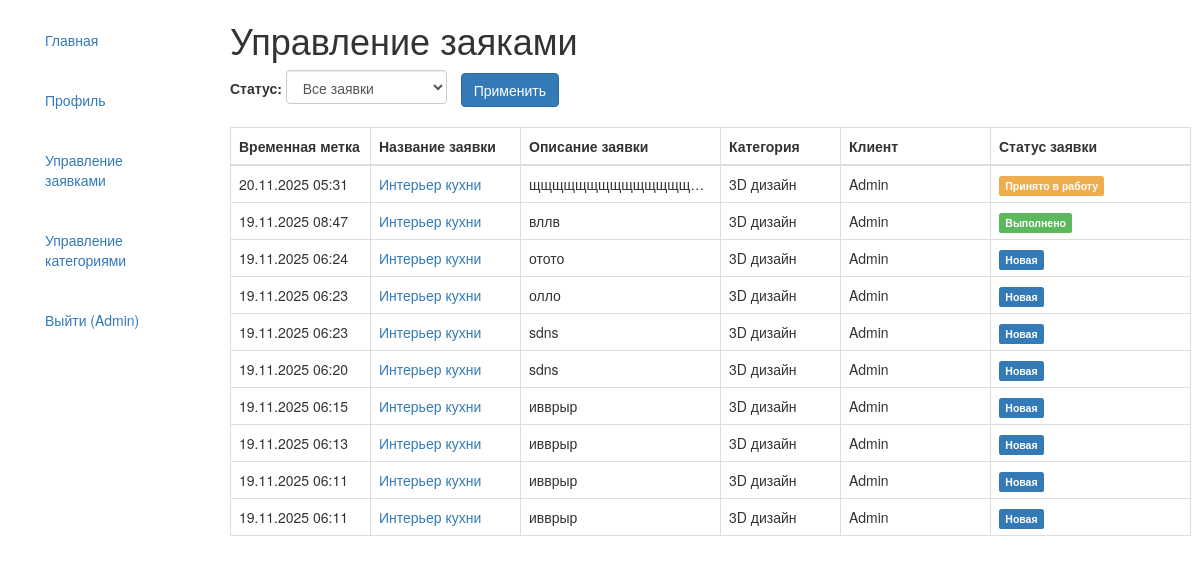
/management/applications/ (signed in), run on an earlier commit of the app's database.
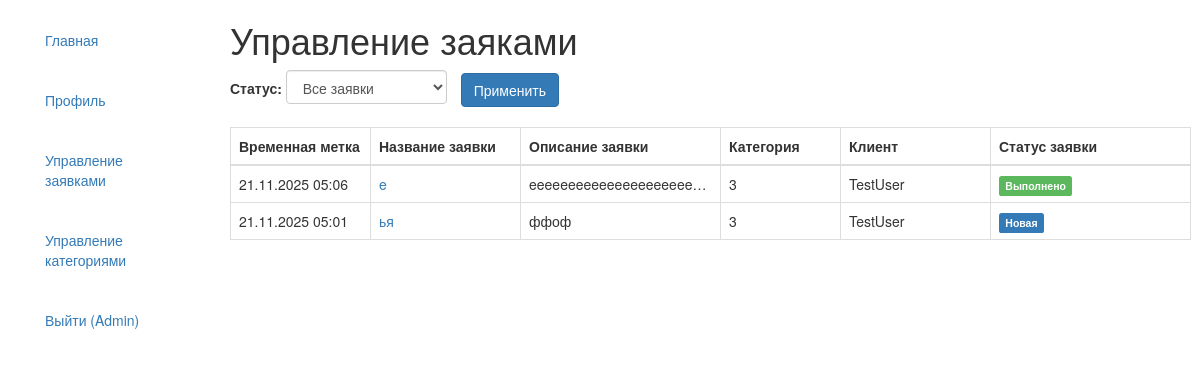
And on a later commit of the database.
### main/models.py (models this page shows, shortened)
class Application(models.Model):
    STATUS_CHOICES = [
        ('new', 'Новая'),
        ('in_progress', 'Принято в работу'),
        ('completed', 'Выполнено'),
    ]
    name = models.CharField(
        max_length=200,
        verbose_name='Название заявки'
    )
    description = models.TextField(
        verbose_name='Описание'
    )
    category = models.ForeignKey(
        Category,
        on_delete=models.PROTECT,
        verbose_name='Категория'
    )
    floor_plan = models.ImageField(
        upload_to='floor_plans/%Y/%m/%d/',
        verbose_name='План помещения',
        validators=[validate_image_file]
    )
    client = models.ForeignKey(
        User,
        on_delete=models.CASCADE,
        related_name='applications',
        verbose_name='Клиент'
    )
    status = models.CharField(
        max_length=20,
        choices=STATUS_CHOICES,
        default='new',
        verbose_name='Статус'
    )
    created_at = models.DateTimeField(
        auto_now_add=True,
        verbose_name='Дата создания'
    )
    comment = models.TextField(blank=True, null=True, verbose_name='Комментарий')
    design_image = models.ImageField(upload_to='designs/', blank=True, null=True, verbose_name='Изображение дизайна')
    class Meta:
            verbose_name = 'Заявка'
            verbose_name_plural = 'Заявки'
            ordering = ['-created_at']

class Category(models.Model):
    name = models.CharField(
        max_length=100,
        verbose_name='Название категории',
        unique=True
    )
    description = models.TextField(
        verbose_name='Описание категории',
        blank=True
    )
    class Meta:
            verbose_name = 'Категория'
            verbose_name_plural = 'Категории'
            ordering = ['name']

### main/views.py (the view)
# urls.py: path('management/applications/', views.admin_applications, name='admin_applications'),
@admin_required
def admin_applications(request):
    applications = Application.objects.all().order_by('-created_at')
    status_filter = request.GET.get('status')
    if status_filter:
        applications = applications.filter(status=status_filter)
    return render(request, 'main/admin_applications.html', {
        'applications': applications
    })

### main/views.py (called while the page is built)
def admin_required(function=None):
    actual_decorator = user_passes_test(
        lambda u: u.is_superuser,
        login_url='/'
    )
    if function:
        return actual_decorator(function)
    return actual_decorator

### main/templates/main/admin_applications.html (shortened to what this page needs)
{% extends "base_generic.html" %}
{% block content %}
<div class="container-fluid">
    <h1>Управление заяками</h1>
    <div style="margin-bottom: 20px;">
        <form method="get">
            <label>Статус: </label>
            <select name="status" class="form-control" style="display: inline-block; width: auto;">
                <option value="">Все заявки</option>
            </select>
            <button type="submit" class="btn btn-primary" style="margin-left: 10px;">Применить</button>
        </form>
    </div>
    {% if applications %}
    <table class="table table-bordered" style="width: 100%; table-layout: fixed;">
        <thead>
            <tr>
                <th style="width: 140px;">Временная метка</th>
                <th style="width: 150px;">Название заявки</th>
                <th style="width: 200px;">Описание заявки</th>
                <th style="width: 120px;">Категория</th>
                <th style="width: 150px;">Клиент</th>
                <th style="width: 200px;">Статус заявки</th>
            </tr>
        </thead>
        <tbody>
            {% for application in applications %}
            <tr>
                <td>{{ application.created_at|date:"d.m.Y H:i" }}</td>
                <td>
                    <a href="{% url 'main:application_detail' application.id %}" class="text-decoration-none">
                        {{ application.name }}
                    </a>
                </td>
                <td class="description-cell">
                    <div class="description-content">
                        {{ application.description|truncatewords:15 }}
                    </div>
                </td>
                <td>{{ application.category.name }}</td>
                <td>{{ application.client.username }}</td>
                <td>
                    {% if application.status == 'new' %}
                        <span class="label label-primary">Новая</span>
                    {% elif application.status == 'in_progress' %}
                        <span class="label label-warning">Принято в работу</span>
                    {% elif application.status == 'completed' %}
                        <span class="label label-success">Выполнено</span>
                    {% endif %}
                </td>
            </tr>
            {% endfor %}
        </tbody>
    </table>
    {% endif %}
</div>
{% endblock %}

### main/templates/base_generic.html (shortened to what this page needs)
<!Doctype html>
<html lang="ru">
  <head>
    <link
      rel="stylesheet"
      href="https://maxcdn.bootstrapcdn.com/bootstrap/3.3.7/css/bootstrap.min.css" />
    {% load static %}
    <link rel="stylesheet" href="{% static 'main/css/styles.css' %}" />
  </head>
  <body>
    <div class="container-fluid">
      <div class="row">
        <div class="col-sm-2">
          {% block sidebar %}
          <div class="collapse navbar-collapse" id="navbar-collapse">
            <ul class="nav nav-bar">
              <li><a href="{% url 'main:home' %}">Главная</a></li>
            </ul>
            {% if user.is_authenticated %}
            <ul class="nav nav-bar">
              <li><a href="{% url 'main:profile' %}">Профиль</a></li>
            </ul>
            {% if user.is_superuser %}
            <ul class="nav nav-bar">
              <li><a href="{% url 'main:admin_applications' %}">Управление заявками</a></li>
            </ul>
            <ul class="nav nav-bar">
              <li><a href="{% url 'main:manage_categories' %}">Управление категориями</a></li>
            </ul>
            {% endif %}
            <ul class="nav nav-bar">
               <li><a href="{% url 'users:logout' %}">Выйти ({{ user.username }})</a></li>
            </ul>
            {% endif %}
            </div>
          {% endblock %}
        </div>
        <div class="col-sm-10">
          {% block content %}
          {% endblock %}
        </div>
      </div>
    </div>
  </body>
</html>

### main/static/main/css/styles.css (style rules this page uses)
.nav-bar { margin-top: 20px; padding: 0; }
.description-cell { max-width: 250px; overflow: hidden; }
.description-content { white-space: nowrap; overflow: hidden; text-overflow: ellipsis; }

What changed in the data, as far as the page shows it:
removed Application: created_at "20.11.2025 05:31", name "Интерьер кухни", description "щщщщщщщщщщщщщщ…", category.name "3D дизайн", client.username "Admin", status "Принято в работу"
removed Application: created_at "19.11.2025 08:47", name "Интерьер кухни", description "вллв", category.name "3D дизайн", client.username "Admin", status "Выполнено"
removed Application: created_at "19.11.2025 06:24", name "Интерьер кухни", description "отото", category.name "3D дизайн", client.username "Admin", status "Новая"
removed Application: created_at "19.11.2025 06:23", name "Интерьер кухни", description "олло", category.name "3D дизайн", client.username "Admin", status "Новая"
removed Application: created_at "19.11.2025 06:23", name "Интерьер кухни", description "sdns", category.name "3D дизайн", client.username "Admin", status "Новая"
removed Application: created_at "19.11.2025 06:20", name "Интерьер кухни", description "sdns", category.name "3D дизайн", client.username "Admin", status "Новая"
removed Application: created_at "19.11.2025 06:15", name "Интерьер кухни", description "ивврыр", category.name "3D дизайн", client.username "Admin", status "Новая"
removed Application: created_at "19.11.2025 06:13", name "Интерьер кухни", description "ивврыр", category.name "3D дизайн", client.username "Admin", status "Новая"
removed Application: created_at "19.11.2025 06:11", name "Интерьер кухни", description "ивврыр", category.name "3D дизайн", client.username "Admin", status "Новая"
removed Application: created_at "19.11.2025 06:11", name "Интерьер кухни", description "ивврыр", category.name "3D дизайн", client.username "Admin", status "Новая"
added Application: created_at "21.11.2025 05:06", name "e", description "eeeeeeeeeeeeeeeeeeeee…", category.name "3", client.username "TestUser", status "Выполнено"
added Application: created_at "21.11.2025 05:01", name "ья", description "ффоф", category.name "3", client.username "TestUser", status "Новая"
